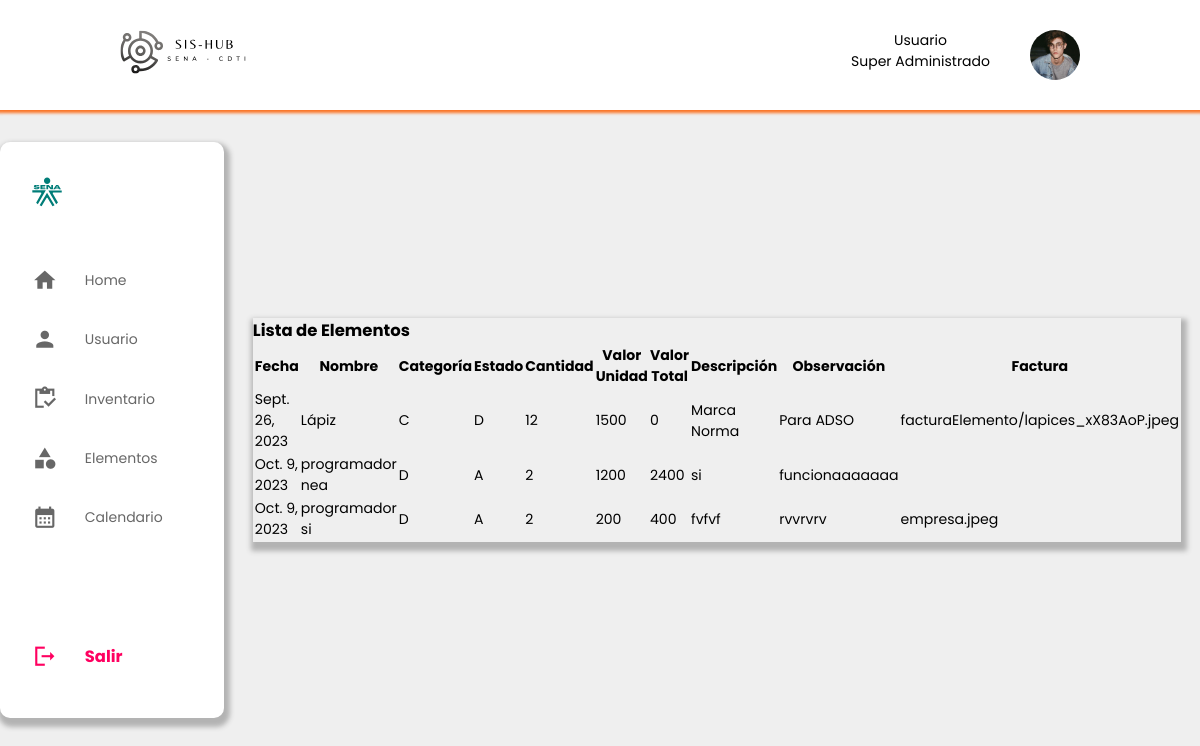
The app's page /listarElementos/ with its own data.
### UsuariosSena/models.py (models this page shows, shortened)
class Elementos(models.Model):
    fechaElemento = models.DateField()
    nombreElemento = models.CharField(max_length=25)
    categoriaElemento = models.CharField(max_length=25,choices=categoriaElemento,default='C')
    estadoElemento = models.CharField(max_length=25,choices=estado,default='D')
    descripcionElemento = models.CharField(max_length=25)
    observacionElemento = models.CharField(max_length=25)
    cantidadElemento = models.IntegerField()
    valorUnidadElemento = models.IntegerField()
    valorTotalElemento = models.IntegerField()
    serialSenaElemento = models.CharField(max_length=25)
    facturaElemento = models.ImageField(upload_to='facturaElemento/', blank=True, null=True)  # Campo para la foto
    id = models.BigAutoField(primary_key=True)

### UsuariosSena/views.py (the view)
# urls.py: path('listarElementos/', views.listar_elementos, name='listar_elementos'),
def listar_elementos(request):
    elementos = Elementos.objects.all()
    return render(request, 'superAdmin/listarElemento.html', {'elementos': elementos})

### UsuariosSena/templates/superAdmin/listarElemento.html (shortened to what this page needs)
{% extends '../superAdmin/basesuadmin.html' %}
{% load static %}
{% block content %}
<head>
    <link rel="stylesheet" href="{% static 'css/superAdmin/stylesFormElem.css' %}">
</head>
    <section class="section">
        <h1>Lista de Elementos</h1>
        <div class="signupFrm">
            <table>
                <thead>
                    <tr>
                        <th>Fecha</th>
                        <th>Nombre</th>
                        <th>Categoría</th>
                        <th>Estado</th>
                        <th>Cantidad</th>
                        <th>Valor Unidad</th>
                        <th>Valor Total</th>
                        <th>Descripción</th>
                        <th>Observación</th>
                        <th>Factura</th>
                    </tr>
                </thead>
                <tbody>
                    {% for elemento in elementos %}
                        <tr>
                            <td>{{ elemento.fechaElemento }}</td>
                            <td>{{ elemento.nombreElemento }}</td>
                            <td>{{ elemento.categoriaElemento }}</td>
                            <td>{{ elemento.estadoElemento }}</td>
                            <td>{{ elemento.cantidadElemento }}</td>
                            <td>{{ elemento.valorUnidadElemento }}</td>
                            <td>{{ elemento.valorTotalElemento }}</td>
                            <td>{{ elemento.descripcionElemento }}</td>
                            <td>{{ elemento.observacionElemento }}</td>
                            <td>{{ elemento.facturaElemento }}</td>
                        </tr>
                    {% endfor %}
                </tbody>
            </table>
        </div>
        </section>
{% endblock %}

### UsuariosSena/static/css/superAdmin/stylesBaseSuAdmin.css (style rules this page uses)
* { padding: 0; margin: 0; box-sizing: border-box; font-family: "Poppins", Arial, Helvetica, sans-serif; text-decoration: none; }
.cabeza { width: 100vw; font-family: "Poppins", Arial, Helvetica, sans-serif; font-size: 0.88rem; user-select: none; background-color: #efefef; height: 80vh; }

### UsuariosSena/static/css/superAdmin/stylesFormElem.css (style rules this page uses)
.section { width: 98%; box-shadow: 2px 5px 5px 4px #b3b3b3; }
.signupFrm { display: flex; justify-content: center; align-items: center; height: 100%; }
::placeholder { color: transparent; }
@media (max-width: 1270px) { .section { width: 98%; } }

### records on screen
Elementos: fechaElemento "Sept. 26, 2023", nombreElemento "Lápiz", categoriaElemento "C", estadoElemento "D", cantidadElemento "12", valorUnidadElemento "1500", valorTotalElemento "0", descripcionElemento "Marca Norma", observacionElemento "Para ADSO", facturaElemento "facturaElemento/lapices_xX83AoP.jpeg"
Elementos: fechaElemento "Oct. 9, 2023", nombreElemento "programador nea", categoriaElemento "D", estadoElemento "A", cantidadElemento "2", valorUnidadElemento "1200", valorTotalElemento "2400", descripcionElemento "si", observacionElemento "funcionaaaaaaa"
Elementos: fechaElemento "Oct. 9, 2023", nombreElemento "programador si", categoriaElemento "D", estadoElemento "A", cantidadElemento "2", valorUnidadElemento "200", valorTotalElemento "400", descripcionElemento "fvfvf", observacionElemento "rvvrvrv", facturaElemento "empresa.jpeg"
